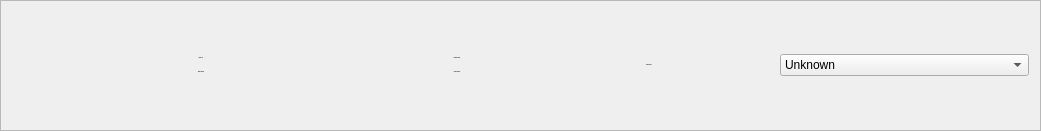
   <widget class="QFrame" name="workArea">
    <property name="geometry">
     <rect>
      <x>110</x>
      <y>640</y>
      <width>1041</width>
      <height>131</height>
     </rect>
    </property>
    <property name="sizePolicy">
     <sizepolicy hsizetype="Preferred" vsizetype="Expanding">
      <horstretch>0</horstretch>
      <verstretch>0</verstretch>
     </sizepolicy>
    </property>
    <property name="minimumSize">
     <size>
      <width>0</width>
      <height>0</height>
     </size>
    </property>
    <property name="maximumSize">
     <size>
      <width>16777215</width>
      <height>520</height>
     </size>
    </property>
    <property name="frameShape">
     <enum>QFrame::StyledPanel</enum>
    </property>
    <layout class="QGridLayout" name="gridLayout_5">
     <item row="0" column="0">
      <layout class="QGridLayout" name="gridLayout_4">
       <item row="0" column="0">
        <layout class="QHBoxLayout" name="horizontalLayout_7">
         <item>
          <widget class="QWidget" name="lampPlaceholder_18" native="true"/>
         </item>
         <item>
          <widget class="QLabel" name="data70">
           <property name="font">
            <font>
             <pointsize>-1</pointsize>
             <weight>75</weight>
             <bold>true</bold>
            </font>
           </property>
           <property name="text">
            <string>Data &gt; 70</string>
           </property>
           <property name="alignment">
            <set>Qt::AlignCenter</set>
           </property>
          </widget>
         </item>
        </layout>
       </item>
       <item row="0" column="1">
        <layout class="QHBoxLayout" name="horizontalLayout_8">
         <item>
          <widget class="QWidget" name="lampPlaceholder_16" native="true"/>
         </item>
         <item>
          <widget class="QLabel" name="reslock">
           <property name="font">
            <font>
             <pointsize>-1</pointsize>
             <weight>75</weight>
             <bold>true</bold>
            </font>
           </property>
           <property name="text">
            <string>Reset Locked</string>
           </property>
           <property name="alignment">
            <set>Qt::AlignCenter</set>
           </property>
          </widget>
         </item>
        </layout>
       </item>
       <item row="1" column="0">
        <layout class="QHBoxLayout" name="horizontalLayout_9">
         <item>
          <widget class="QWidget" name="lampPlaceholder_17" native="true"/>
         </item>
         <item>
          <widget class="QLabel" name="imlock">
           <property name="font">
            <font>
             <pointsize>-1</pointsize>
             <weight>75</weight>
             <bold>true</bold>
            </font>
           </property>
           <property name="text">
            <string>Xmit Locked</string>
           </property>
           <property name="alignment">
            <set>Qt::AlignCenter</set>
           </property>
          </widget>
         </item>
        </layout>
       </item>
       <item row="1" column="1">
        <layout class="QHBoxLayout" name="horizontalLayout_10">
         <item>
          <widget class="QWidget" name="lampPlaceholder_15" native="true"/>
         </item>
         <item>
          <widget class="QLabel" name="vlock">
           <property name="font">
            <font>
             <pointsize>-1</pointsize>
             <weight>75</weight>
             <bold>true</bold>
            </font>
           </property>
           <property name="text">
            <string>Voice Locked</string>
           </property>
           <property name="alignment">
            <set>Qt::AlignCenter</set>
           </property>
          </widget>
         </item>
        </layout>
       </item>
      </layout>
     </item>
     <item row="0" column="1">
      <layout class="QHBoxLayout" name="horizontalLayout_11">
       <item>
        <widget class="QLabel" name="data70_5">
         <property name="font">
          <font>
           <pointsize>-1</pointsize>
           <weight>75</weight>
           <bold>true</bold>
          </font>
         </property>
         <property name="text">
          <string>Xmit select:</string>
         </property>
         <property name="alignment">
          <set>Qt::AlignCenter</set>
         </property>
        </widget>
       </item>
       <item>
        <widget class="QComboBox" name="comboBox">
         <item>
          <property name="text">
           <string>Unknown</string>
          </property>
         </item>
         <item>
          <property name="text">
           <string>VHF1</string>
          </property>
         </item>
         <item>
          <property name="text">
           <string>VHF2</string>
          </property>
         </item>
         <item>
          <property name="text">
           <string>VHF3</string>
          </property>
         </item>
         <item>
          <property name="text">
           <string>HF1</string>
          </property>
         </item>
         <item>
          <property name="text">
           <string>HF2</string>
          </property>
         </item>
         <item>
          <property name="text">
           <string>INT</string>
          </property>
         </item>
         <item>
          <property name="text">
           <string>CAB</string>
          </property>
         </item>
         <item>
          <property name="text">
           <string>PA</string>
          </property>
         </item>
        </widget>
       </item>
      </layout>
     </item>
    </layout>
   </widget>
